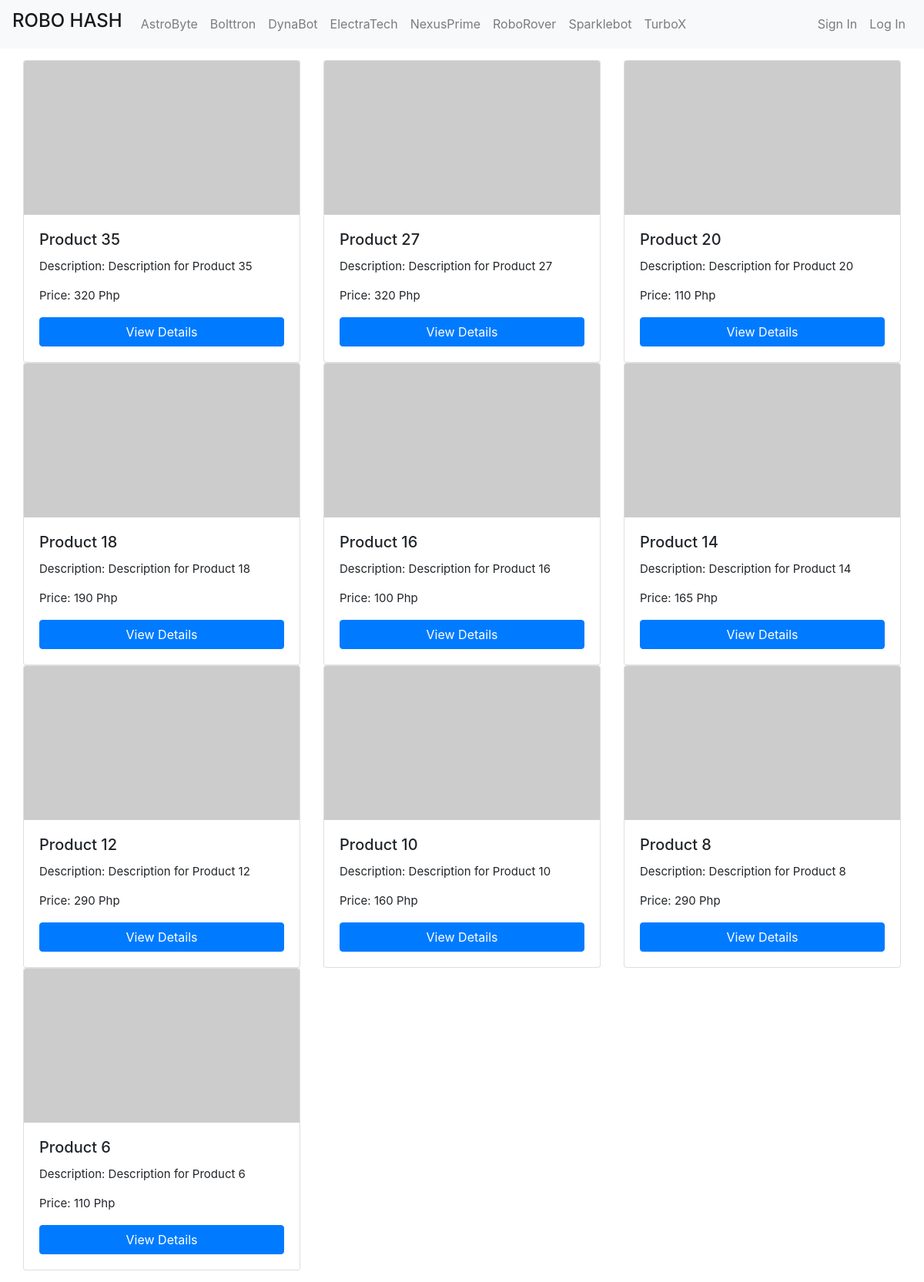
The page /OurProducts/Sparklebot.php on the database its author committed.
### tables this page shows
CREATE TABLE `products` (
  `id` int(11) NOT NULL,
  `pName` varchar(100) NOT NULL,
  `price` int(11) NOT NULL,
  `piece` int(11) NOT NULL,
  `description` text NOT NULL,
  `available` int(11) NOT NULL,
  `category` varchar(100) NOT NULL,
  `type` varchar(100) NOT NULL,
  `item` varchar(100) NOT NULL,
  `pCode` varchar(20) NOT NULL,
  `picture` text NOT NULL
);

### OurProducts/Sparklebot.php (the view, shortened to what this page needs)
<?php include("../inc/connect.inc.php"); ?>
<!DOCTYPE html>
<html>
<head>
	<link rel="stylesheet" type="text/css" href="./style.css">
	<link rel="stylesheet" type="text/css" href="https://stackpath.bootstrapcdn.com/bootstrap/4.5.2/css/bootstrap.min.css">
</head>
<body>
	<?php include("../components/navbar.php"); ?>
	<div class="container" style="padding: 15px 0px; font-size: 15px;">
		<div class="row">
			<?php
			$getposts = mysqli_query($con, "SELECT * FROM products WHERE available >= '1' AND item = 'Sparklebot' ORDER BY id DESC LIMIT 10") or die(mysqli_error($con));
			if (mysqli_num_rows($getposts)) {
				while ($row = mysqli_fetch_assoc($getposts)) {
					$id = $row['id'];
					$pName = $row['pName'];
					$price = $row['price'];
					$description = $row['description'];
					$imageUrl = "https://robohash.org/" . $id;
					echo '
					<div class="col-md-4">
						<div class="card card-container">
							<img src="' . $imageUrl . '" class="card-img-top" alt="' . $pName . '">
							<div class="card-body">
								<h5 class="card-title">' . $pName . '</h5>
								<p class="card-text">Description: ' . $description . '</p>
								<p class="card-text">Price: ' . $price . ' Php</p>
								<a href="view_product.php?pid=' . $id . '" class="btn btn-primary">View Details</a>
							</div>
						</div>
					</div>
					';
				}
			} else {
				echo '<div class="col-md-12"><p>No products found.</p></div>';
			}
			?>
		</div>
	</div>
</body>
</html>

### OurProducts/style.css (style rules this page uses)
.card-container { height: 100%; }
.card { height: 100%; }
.card-img-top { height: 200px; object-fit: cover; }
.card-body { display: flex; flex-direction: column; justify-content: space-between; }
.card-text { margin-bottom: 1rem; }
.btn-primary { width: 100%; }

### rows shown on the page
products: pName "Product 35", description "Description for Product 35", price "320"
products: pName "Product 27", description "Description for Product 27", price "320"
products: pName "Product 20", description "Description for Product 20", price "110"
products: pName "Product 18", description "Description for Product 18", price "190"
products: pName "Product 16", description "Description for Product 16", price "100"
products: pName "Product 14", description "Description for Product 14", price "165"
products: pName "Product 12", description "Description for Product 12", price "290"
products: pName "Product 10", description "Description for Product 10", price "160"
products: pName "Product 8", description "Description for Product 8", price "290"
products: pName "Product 6", description "Description for Product 6", price "110"

### other values the page prints
$name "AstroByte"
$name "Bolttron"
$name "DynaBot"
$name "ElectraTech"
$name "NexusPrime"
$name "RoboRover"
$name "Sparklebot"
$name "TurboX"
